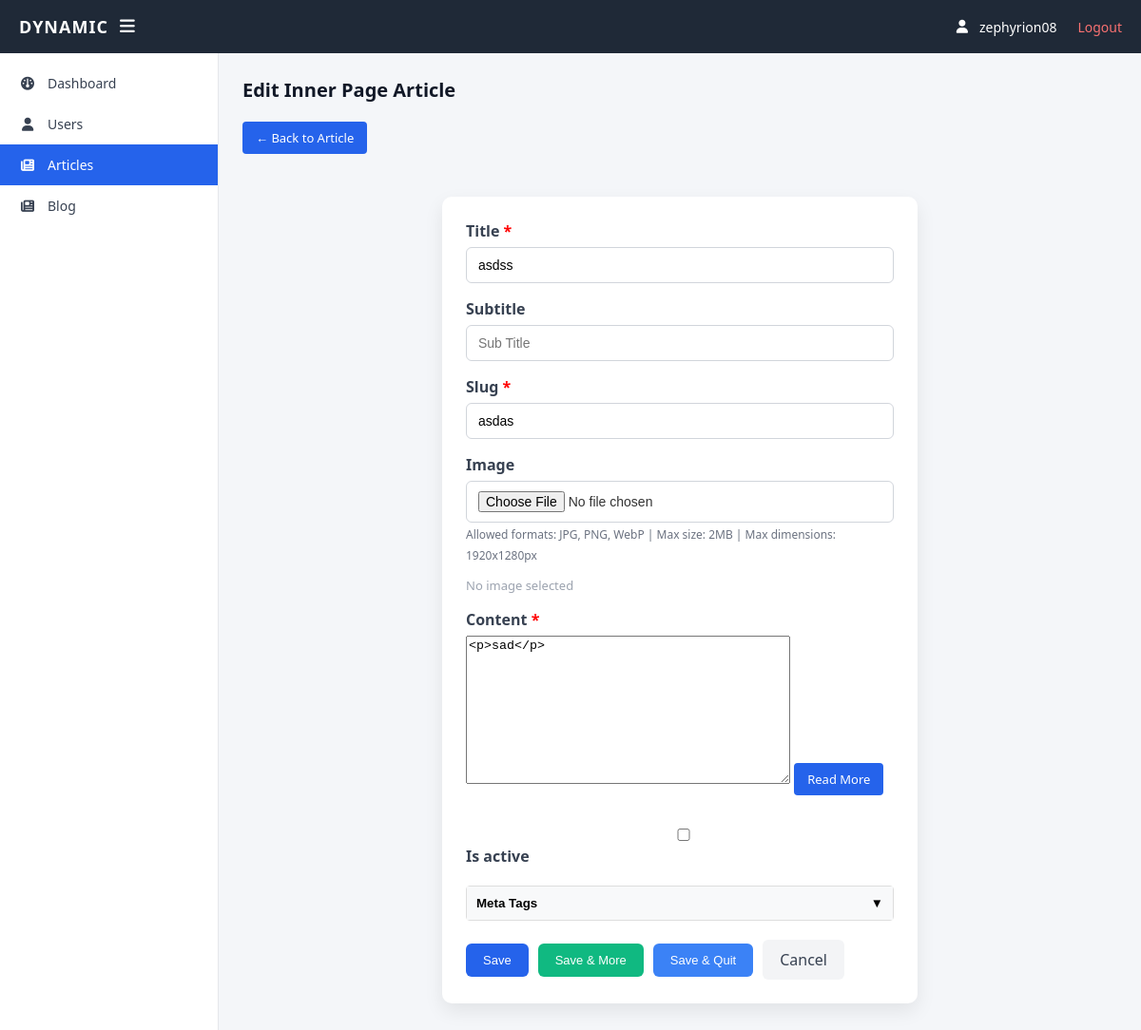
The page /articles/edit/asdas/ (signed in) on the database as committed earlier.
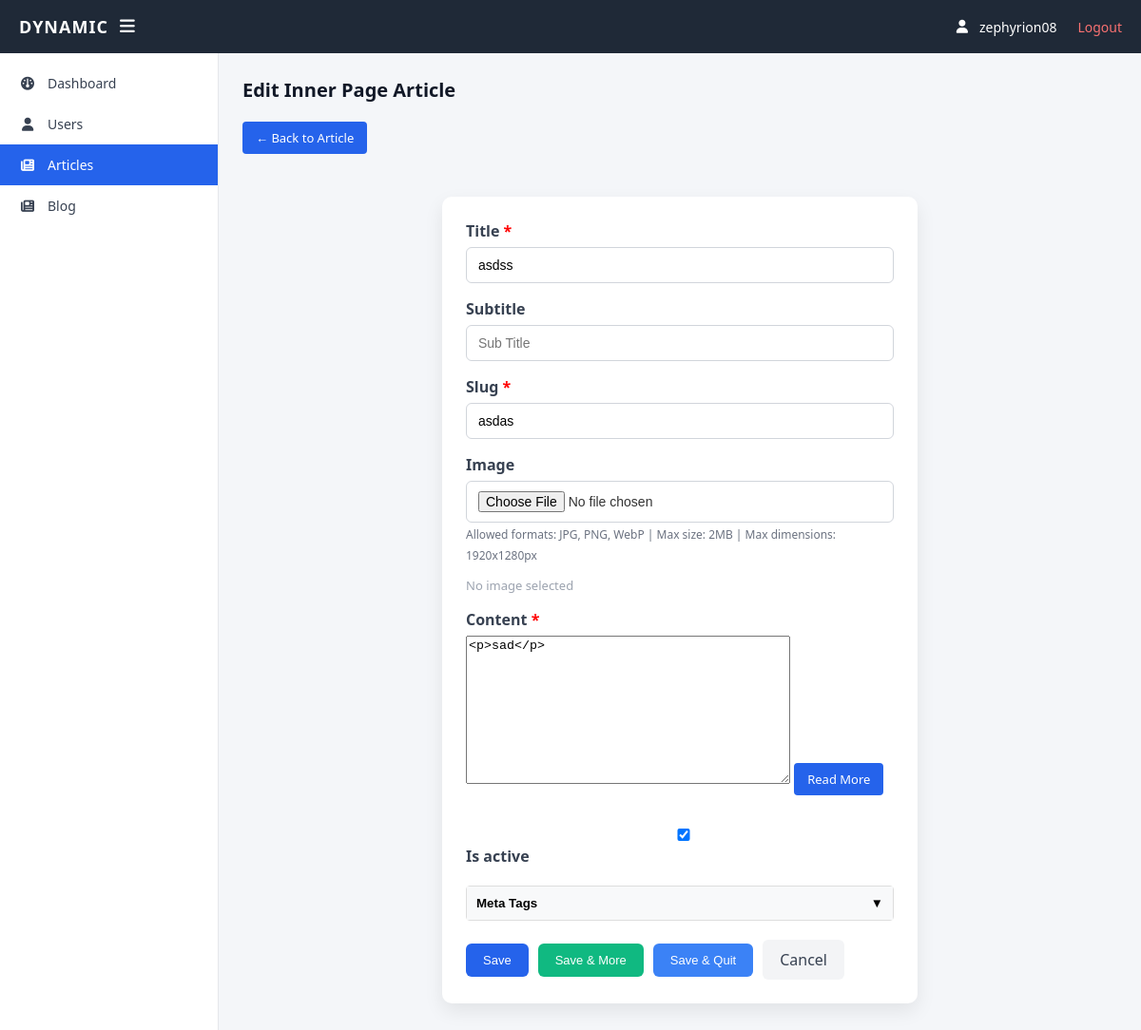
The same page on the database as committed later.
### articles/models.py (models this page shows, shortened)
class Article(models.Model):
    title = models.CharField(max_length=255)
    subtitle = models.CharField(max_length=255, blank=True)
    slug = models.SlugField(unique=True, blank=True)
    image = models.ImageField(upload_to='articles/', blank=True, null=True)
    content = RichTextUploadingField(blank=False)
    show_on_homepage = models.BooleanField(default=False)
    is_active = models.BooleanField(default=True)
    author = models.ForeignKey(User, on_delete=models.SET_NULL, null=True, blank=True)
    created_at = models.DateTimeField(auto_now_add=True)
    updated_at = models.DateTimeField(auto_now=True)
    position = models.PositiveIntegerField(default=0)
    meta_title = models.CharField(
        max_length=60,
        blank=True,
    )
    meta_description = models.TextField(
        max_length=160,
        blank=True,
    )
    meta_keywords = models.CharField(
        max_length=205,
        blank=True,
    )
    class Meta:
        ordering = ['position']

### articles/views.py (the view)
# urls.py: path('edit/<slug:slug>/', views.article_edit, name='article_edit'),
@login_required
def article_edit(request, slug):
    article = get_object_or_404(Article, slug=slug)
    if request.method == "POST":
        form = ArticleForm(request.POST, request.FILES, instance=article)
        if form.is_valid():
            updated_article = form.save()
            action = request.POST.get('action', 'save_and_quit')
            if action == 'save':
                messages.success(request, "Article updated successfully!")
                return redirect('article_edit', slug=updated_article.slug)
            elif action == 'save_and_new':
                messages.success(request, "Article updated! Create another one.")
                from_homepage = 'yes' if updated_article.show_on_homepage else 'no'
                return redirect(reverse("article_create") + f"?from_homepage={from_homepage}")
            else:  # save_and_quit
                messages.success(request, "Article updated successfully!")
                if updated_article.show_on_homepage:
                    return redirect(reverse("article_list") + "?homepage=yes")
                else:
                    return redirect(reverse("article_list") + "?homepage=no")
        else:
            messages.error(request, "Please fix the errors below.")
    else:
        form = ArticleForm(instance=article)
    return render(request, "articles/form.html", {
        "form": form,
        "is_edit": True,
        "article": article,
    })

### articles/forms.py (shortened to what this page needs)
class ArticleForm(forms.ModelForm):
    remove_image = forms.CharField(widget=forms.HiddenInput(), required=False, initial='0')
    slug = forms.CharField(
        required=False,
        help_text="URL-friendly version of the title. Edit if needed.",
        widget=forms.TextInput(attrs={"placeholder": "Slug"})
    )
    class Meta:
        model = Article
        fields = [
            'title', 'subtitle', 'slug', 'image', 'content',
            'is_active', 'meta_title', 'meta_description', 'meta_keywords'
        ]
        widgets = {
            'image': forms.FileInput(),
            'meta_description': forms.Textarea(attrs={
                'rows': 3,
                'cols': 55,
                'placeholder': 'Meta Descriptions'
            }),
            'meta_title': forms.TextInput(attrs={'placeholder': 'Meta Title'}),
            'meta_keywords': forms.TextInput(attrs={'placeholder': 'Meta Keywords'}),
            'title': forms.TextInput(attrs={'placeholder': 'Title'}),
            'subtitle': forms.TextInput(attrs={'placeholder': 'Sub Title'}),
        }

### templates/articles/form.html (shortened to what this page needs)
{% extends "base.html" %}
{% block content %}
<h2>
    {% if is_edit %}
        {% if force_homepage %}
            Edit Homepage Article
        {% else %}
            Edit Inner Page Article
        {% endif %}
    {% else %}
        {% if force_homepage %}
            Create Homepage Article
        {% else %}
            Create Inner Page Article
        {% endif %}
    {% endif %}
</h2>
<a href="{% url 'article_list' %}{% if is_edit %}{% if article.show_on_homepage %}?homepage=yes{% else %}?homepage=no{% endif %}{% else %}{% if force_homepage %}?homepage=yes{% else %}?homepage=no{% endif %}{% endif %}" class="btn">← Back to Article</a>
<div class="form-container">
  <form method="post" enctype="multipart/form-data" data-model="article" id="article-form">
    <div class="form-group">
      <label for="{{ form.title.id_for_label }}">
          {{ form.title.label }} <span style="color: red;">*</span>
      </label>
      {{ form.title }}
    </div>
    <div class="form-group">
      <label for="{{ form.subtitle.id_for_label }}">
          {{ form.subtitle.label }}
      </label>
      {{ form.subtitle }}
    </div>
    {% if form.slug %}
    <div class="form-group">
      <label for="{{ form.slug.id_for_label }}">
          {{ form.slug.label }} <span style="color: red;">*</span>
      </label>
      {{ form.slug }}
    </div>
    {% endif %}
    <div class="form-group">
        <label for="{{ form.image.id_for_label }}">
            {{ form.image.label }}
        </label>
        <div class="input-file-container">
            {% if is_edit and article.image %}
                <input type="file" name="image" accept="image/*" id="id_image" data-existing-image="{{ article.image.url }}">
            {% else %}
                {{ form.image }}
            {% endif %}
        </div>
        <small class="help-text">
            Allowed formats: JPG, PNG, WebP | Max size: 2MB | Max dimensions: 1920x1280px
        </small>
        <div id="imagePreview" class="mt-2">
            <p class="no-image text-muted">No image selected</p>
        </div>
    </div>
    <div class="form-group">
      <label for="{{ form.content.id_for_label }}">
          {{ form.content.label }} <span style="color: red;">*</span>
      </label>
      {{ form.content }}
      <a class="btn medium bg-orange mrg5T"
        title="Read More"
        id="readMore"
        href="javascript:void(0);">
            <span class="button-content">Read More</span>
        </a>
    </div>
    <div class="form-group checkbox-group">
        <label for="{{ form.is_active.id_for_label }}">
            {{ form.is_active }} {{ form.is_active.label }}
        </label>
    </div>
    <div class="meta-collapsible-wrapper" style="margin-top: 20px; border: 1px solid #ddd; border-radius: 4px;">
        <button type="button" id="toggleMeta" class="btn-secondary" style="width: 100%; text-align: left; padding: 10px; background: #f8f9fa; border: none; cursor: pointer; display: flex; justify-content: space-between; align-items: center;">
            <span style="font-weight: bold;">Meta Tags</span>
            <span id="metaStatusIcon">▼</span>
        </button>
    </div>
    <div class="form-actions" style="display: flex; gap: 10px; align-items: center;">
      <button type="submit" class="btn" onclick="setFormAction('save')">
          Save
      </button>
      <button type="submit" class="btn" onclick="setFormAction('save_and_new')" style="background: #10b981;">
          Save & More
      </button>
      <button type="submit" class="btn" onclick="setFormAction('save_and_quit')" style="background: #3b82f6;">
          Save & Quit
      </button>
      <a href="{% url 'article_list' %}{% if is_edit %}{% if article.show_on_homepage %}?homepage=yes{% else %}?homepage=no{% endif %}{% else %}{% if force_homepage %}?homepage=yes{% else %}?homepage=no{% endif %}{% endif %}" class="btn-cancel">Cancel</a>
    </div>
  </form>
</div>
{% endblock %}

Rows that differ between the two databases and show on the page:
changed Article "asdss": is_active "☐" → "☑"
